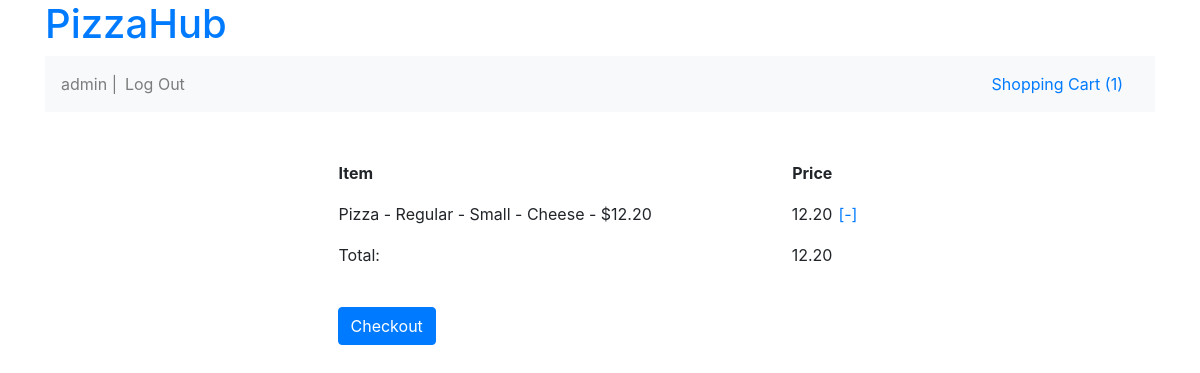
The page /shoppingcart/ (signed in) on the database as committed earlier.
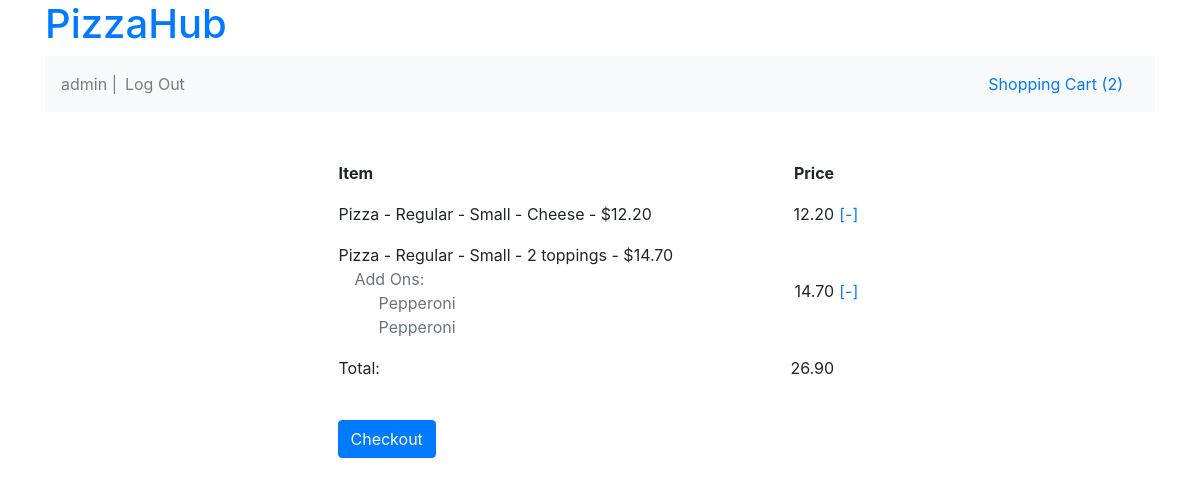
The same page on the database as committed later.
### orders/models.py (models this page shows, shortened)
class OrderItem (models.Model):
	menu_item = models.ForeignKey(MenuItem, on_delete=models.CASCADE);
	final_price = models.DecimalField(max_digits=5, decimal_places=2,validators=[MinValueValidator(Decimal('0.00'))]);
	def final_price_dollars(self):
		return "$ %.2f" % float(self.final_price) if self.final_price else "$ 0.00";
	final_price_dollars.short_description = "Final Price"
	add_ons = models.CharField(blank=True, max_length=100); #list of add ons for pizza or subs, separated by commas, can be blank
	def get_add_ons_list(self):
		if(self.add_ons.split(',')==['']):
			return [];
		return self.add_ons.split(',');
	shopping_cart = models.ForeignKey(ShoppingCart, on_delete=models.CASCADE);

class MenuItem(models.Model):
	item_type = models.CharField(max_length=3, choices = ITEM_TYPE_CHOICES, default = PIZZA);
	item_name = models.CharField(max_length=100);
	price = models.DecimalField(max_digits=5, decimal_places=2,validators=[MinValueValidator(Decimal('0.00'))])
	def __str__(self):
		def pizzaToString():
			return self.pizzamenuitem.__str__();
		def subToString():
			return self.submenuitem.__str__();
		def platterToString():
			return self.plattermenuitem.__str__();
		def saladToString():
			return self.saladmenuitem.__str__();
		def pastaToString():
			return self.pastamenuitem.__str__();
		def defaultToString():
			return str(f"{self.get_item_type_display()} - {self.item_name} - ${self.price}");
		switcher = {
			PIZZA: pizzaToString,
			SUB: subToString,
			PLATTER: platterToString,
			SALAD: saladToString,
			PASTA: pastaToString,
		}
		return switcher.get(self.item_type, defaultToString)();
	class Meta:
			verbose_name = "Menu Item"

class PizzaMenuItem(MenuItem):
	REGULAR = 'Regular'
	SICILIAN = 'Sicilian'
	PIZZA_TYPE_CHOICES = (
		(REGULAR, "Regular"),
		(SICILIAN, "Sicilian"),
	)
	TOPPING_SEL_CHOICES = (
		('0', "Cheese"),
		('1',"1 topping"),
		('2',"2 toppings"),
		('3',"3 toppings"),
		('4',"Special")
	)
	pizza_type = models.CharField(max_length=100, choices = PIZZA_TYPE_CHOICES, default = REGULAR)
	size = models.CharField(max_length=1, choices = SIZE_CHOICES, default = SMALL)
	topping_sel = models.CharField(max_length=1, choices = TOPPING_SEL_CHOICES, default = '0', verbose_name="Topping Selection")
	def __str__(self):
		return str(f"{self.get_item_type_display()} - {self.item_name} - {self.get_size_display()} - {self.pizzamenuitem.get_topping_sel_display()} - ${self.price}");
	class Meta:
			verbose_name = "Pizza Menu Item"

class ShoppingCart (models.Model):
	user = models.ForeignKey(User, on_delete=models.CASCADE);
	total_cost = models.DecimalField(max_digits=5, default = Decimal('0.00'),decimal_places=2,validators=[MinValueValidator(Decimal('0.00'))]);
	def total_cost_dollars(self):
		return "$ %.2f" % float(self.total_cost) if self.total_cost else 0;
	total_cost_dollars.short_description = "Total Cost"
	ORDER_STATUS_POSS = (
		('0', "In Process"),
		('1', "Order Placed"),
	);
	order_status = models.CharField(max_length=1, choices = ORDER_STATUS_POSS, default = '0', verbose_name="Order Status");
	conf_num = models.IntegerField(blank=True, null=True, verbose_name="Order Confirmation #");
	checkout_time = models.DateTimeField(blank=True, null=True, verbose_name="Time Order Placed");
	class Meta:
		verbose_name = "Shopping Cart"

### orders/views.py (the view)
# urls.py: path("shoppingcart/", views.shopping_cart, name="shopping_cart"),
def shopping_cart(request):
	if request.user.is_authenticated:
		shopping_cart= get_current_shopping_cart(request);
		shopping_cart_items = OrderItem.objects.filter(shopping_cart=shopping_cart);
		context = {
			'shopping_cart': shopping_cart,
			'shopping_cart_items': shopping_cart_items,
		}
		template = loader.get_template('orders/cart.html')
		return HttpResponse(template.render(context, request));
	else:
		return HttpResponseRedirect(reverse("orders:index"))

### orders/views.py (called while the page is built)
def get_current_shopping_cart(request):
	if request.user.is_authenticated:
		cart_query = ShoppingCart.objects.filter(user = request.user, order_status='0');
		if len(cart_query)==0:
			new_cart = ShoppingCart(user=request.user);
			new_cart.save();
			return new_cart;
		else:
			return cart_query.get();
	else:
		return 'NO_USER_LOGGED_IN'

### orders/templates/orders/cart.html (shortened to what this page needs)
{% extends "orders/base.html" %}
{% block body %}
<div class="container col-6">
<form action="{% url 'orders:check_out' %}" method="post">
	<table width="100%">
		<tbody>
			<tr>
				<th>Item</th>
				<th style="text-align:right">Price</th>
				<th></th>
			</tr>
				{% for item in shopping_cart_items %}
				<tr>
					<td name = "item">{{item.menu_item}}
						{% if item.get_add_ons_list|length > 0 %}
						<p class="text-secondary" style="margin-bottom:0;text-indent:1em">Add Ons:</p>
							<ul class="text-secondary" style="margin-bottom:0;list-style: none">
								{% for add_on in item.get_add_ons_list %}
									<li>{{ add_on }}</li>
								{% endfor %}</ul>
						{% endif %}
					</td>
					<td style="text-align:right">{{item.final_price}}</td><td style="text-align:center"> <a href="" class="removeItem" id="{{item.id}}">[-]</a></td>
				</tr>
				{% endfor %}
				<tr>
					<td>Total: </td><td id="total-cost" style="text-align:right">{{shopping_cart.total_cost}}</td><td></td>
				</tr>
		</tbody>
	</table>
	<br>
	<button class="btn btn-primary" type="submit" name="submit">Checkout</button>
</form>
</div>
{% endblock %}

### orders/templates/orders/base.html (shortened to what this page needs)
<!DOCTYPE html>
<html>
    <head>
      {% load static %}
    	<link rel="stylesheet" href="https://stackpath.bootstrapcdn.com/bootstrap/4.1.3/css/bootstrap.min.css">
    </head>
    <body>
    	<div class="container">
            <a id="title" href="{% url 'orders:index' %}"><h1>PizzaHub</h1></a>
            <nav class="navbar navbar-expand-lg navbar-light bg-light mb-5 justify-content-between">
                   <ul class="navbar-nav ">
                      {% if user.is_authenticated %}
                      <li class="navbar-text">
                          {{ user.username }} |
                      </li>
                      <li class="nav-item">
                          <a href="{% url 'orders:logout' %}" class="nav-link">Log Out</a>
                      </li>
                      {% endif %}
                    </ul>
                    <div class="nav-item">
                      <a href="{% url 'orders:shopping_cart' %}" class="nav-link">Shopping Cart <span id="num-cart-items">{% if shopping_cart %}{% if shopping_cart_items|length > 0 %}({{shopping_cart_items|length}}){% endif %}{% endif %}</span></a>
                    </div>
            </nav>
            {% block body %}
        	{% endblock %}
        </div>
    </body>
</html>

Rows that differ between the two databases and show on the page:
added OrderItem: menu_item "Pizza - Regular - Small - 2 toppings - $14.70", get_add_ons_list "Pepperoni" "Pepperoni", final_price "14.70"
changed ShoppingCart: total_cost "12.20" → "26.90"
Other text that changed with them:
{{ shopping_cart_items|length }}: "1" → "2"
